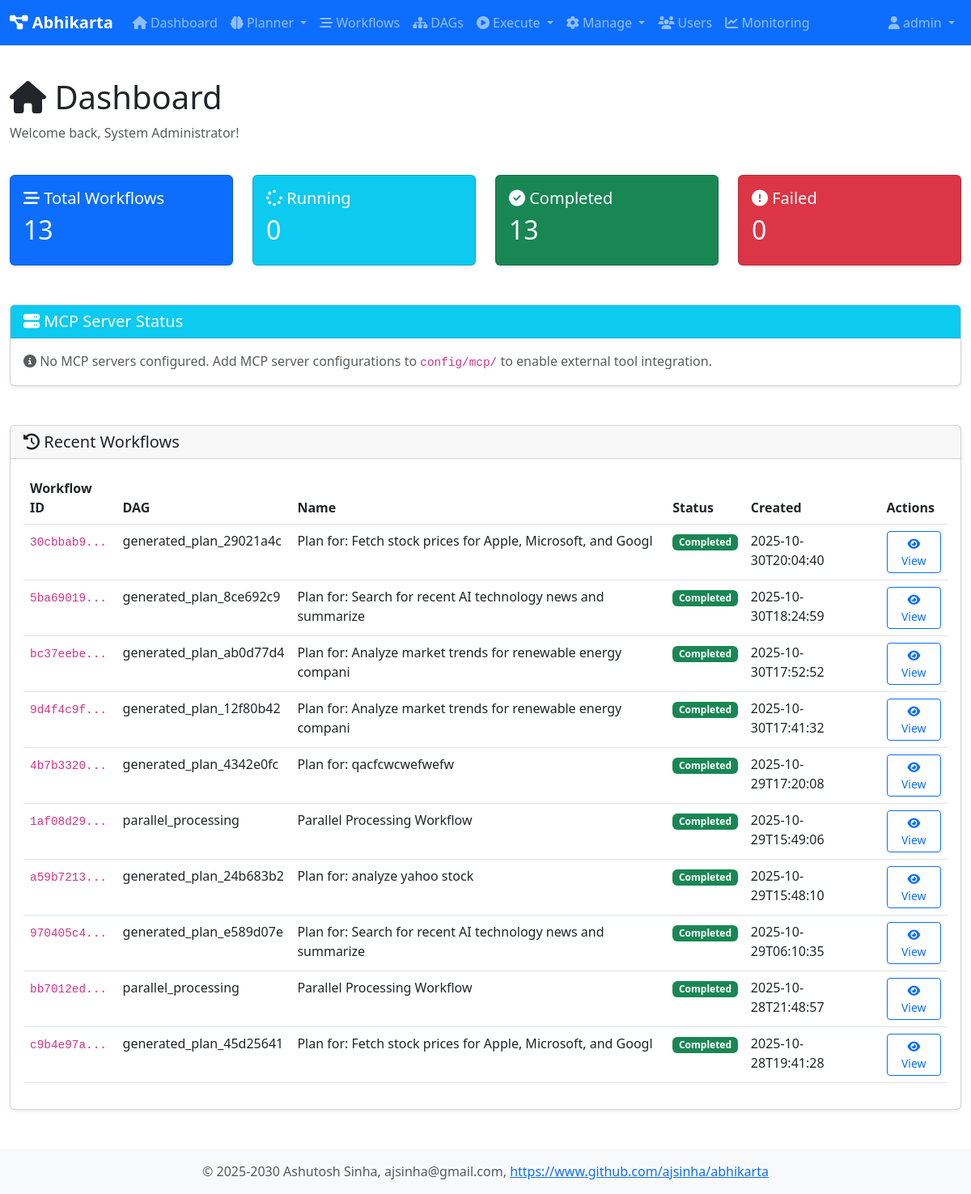
Before: /dashboard (signed in) with the older database file.
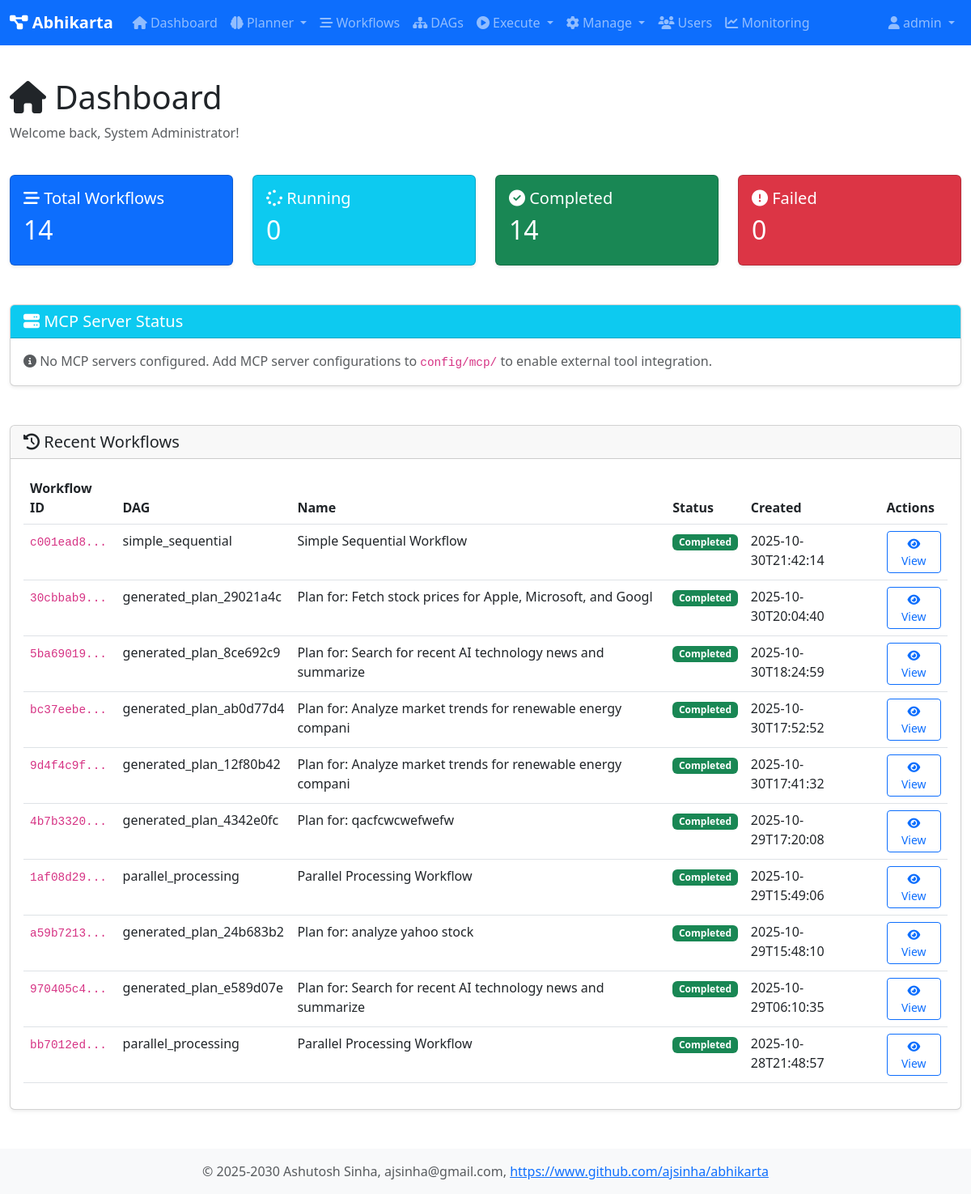
After: the same page with the newer database file.
### tables this page shows
CREATE TABLE workflows (
                workflow_id TEXT PRIMARY KEY,
                dag_id TEXT NOT NULL,
                session_id TEXT,
                name TEXT,
                description TEXT,
                status TEXT DEFAULT 'pending',
                created_at TEXT DEFAULT CURRENT_TIMESTAMP,
                started_at TEXT,
                completed_at TEXT,
                created_by TEXT,
                graph_json TEXT,
                result TEXT,
                error TEXT
            );

### web/app1.py (the view)
@app.route('/dashboard')
@login_required
def dashboard():
    user = user_registry.get_user(session['user_id'])
    db = get_db()
    total_workflows = db.fetchone("SELECT COUNT(*) as count FROM workflows")['count']
    running_workflows = db.fetchone("SELECT COUNT(*) as count FROM workflows WHERE status = 'running'")['count']
    completed_workflows = db.fetchone("SELECT COUNT(*) as count FROM workflows WHERE status = 'completed'")['count']
    failed_workflows = db.fetchone("SELECT COUNT(*) as count FROM workflows WHERE status = 'failed'")['count']
    recent_workflows = db.fetchall(
        "SELECT * FROM workflows ORDER BY created_at DESC LIMIT 10"
    )
    pending_hitl = orchestrator.get_pending_hitl_requests()
    mcp_servers = tool_registry.get_mcp_servers_status()
    return render_template('dashboard.html',
                         user=user,
                         total_workflows=total_workflows,
                         running_workflows=running_workflows,
                         completed_workflows=completed_workflows,
                         failed_workflows=failed_workflows,
                         recent_workflows=recent_workflows,
                         pending_hitl=len(pending_hitl),
                         mcp_servers=mcp_servers)

### core/user_registry.py (called while the page is built)
    def is_admin(self) -> bool:
        return self.role == 'admin'

    def get_user(self, user_id: str) -> Optional[User]:
        return self._users.get(user_id)

### db/database.py (called while the page is built)
def get_db() -> Database:
    global _db_instance
    if _db_instance is None:
        _db_instance = Database(db_type='sqlite', db_path='/home/ashutosh/PycharmProjects/abhikarta/data/abhikarta.db')
        _db_instance.initialize_schema()
    return _db_instance

    @contextmanager
    def get_connection(self):
        conn = None
        try:
            if self.db_type == 'sqlite':
                conn = sqlite3.connect(self.db_path)
                conn.row_factory = sqlite3.Row
            elif self.db_type == 'postgresql':
                import psycopg2
                import psycopg2.extras
                conn = psycopg2.connect(**self.pg_params)
                conn.cursor_factory = psycopg2.extras.RealDictCursor
            yield conn
            conn.commit()
        except Exception as e:
            if conn:
                conn.rollback()
            raise e
        finally:
            if conn:
                conn.close()

    def fetchone(self, query: str, params: Tuple = ()) -> Optional[Dict[str, Any]]:
        with self.get_connection() as conn:
            cursor = conn.cursor()
            cursor.execute(query, params)
            row = cursor.fetchone()
            return dict(row) if row else None

    def fetchall(self, query: str, params: Tuple = ()) -> List[Dict[str, Any]]:
        with self.get_connection() as conn:
            cursor = conn.cursor()
            cursor.execute(query, params)
            rows = cursor.fetchall()
            return [dict(row) for row in rows]

### tools/tool_registry.py (called while the page is built, shortened)
    def get_mcp_servers_status(self) -> List[Dict[str, Any]]:
        import time
        mcp_servers = []
        if not os.path.exists(self._mcp_config_dir):
            return mcp_servers

### web/app1.py (called while the page is built)
def login_required(f):
    @wraps(f)
    def decorated_function(*args, **kwargs):
        if 'user_id' not in session:
            return redirect(url_for('login'))
        return f(*args, **kwargs)
    return decorated_function

### web/templates/dashboard.html (shortened to what this page needs)
{% extends "base.html" %}
{% block content %}
<div class="row mb-4">
    <div class="col">
        <h1><i class="fas fa-home"></i> Dashboard</h1>
        <p class="text-muted">Welcome back, {{ user.full_name }}!</p>
    </div>
</div>
<div class="row mb-4">
    <div class="col-md-3">
        <div class="card text-white bg-primary">
            <div class="card-body">
                <h5 class="card-title"><i class="fas fa-stream"></i> Total Workflows</h5>
                <h2>{{ total_workflows }}</h2>
            </div>
        </div>
    </div>
    <div class="col-md-3">
        <div class="card text-white bg-info">
            <div class="card-body">
                <h5 class="card-title"><i class="fas fa-spinner"></i> Running</h5>
                <h2>{{ running_workflows }}</h2>
            </div>
        </div>
    </div>
    <div class="col-md-3">
        <div class="card text-white bg-success">
            <div class="card-body">
                <h5 class="card-title"><i class="fas fa-check-circle"></i> Completed</h5>
                <h2>{{ completed_workflows }}</h2>
            </div>
        </div>
    </div>
    <div class="col-md-3">
        <div class="card text-white bg-danger">
            <div class="card-body">
                <h5 class="card-title"><i class="fas fa-exclamation-circle"></i> Failed</h5>
                <h2>{{ failed_workflows }}</h2>
            </div>
        </div>
    </div>
</div>
<div class="row mb-4">
    <div class="col-12">
        <div class="card">
            <div class="card-header bg-info text-white">
                <h5 class="mb-0"><i class="fas fa-server"></i> MCP Server Status</h5>
            </div>
            <div class="card-body">
                {% if mcp_servers %}
                <div class="row">
                    {% for server in mcp_servers %}
                    <div class="col-md-4 mb-3">
                        <div class="card border-{{ 'success' if server.status == 'online' else 'danger' }}">
                            <div class="card-body">
                                <div class="d-flex justify-content-between align-items-center mb-2">
                                    <h6 class="mb-0"><i class="fas fa-cube"></i> {{ server.name }}</h6>
                                    {% if server.status == 'online' %}
                                        <span class="badge bg-success"><i class="fas fa-check-circle"></i> Online</span>
                                    {% else %}
                                        <span class="badge bg-danger"><i class="fas fa-times-circle"></i> Offline</span>
                                    {% endif %}
                                </div>
                                <p class="small text-muted mb-2">
                                    <i class="fas fa-link"></i> {{ server.url }}
                                </p>
                                <div class="small">
                                    <strong>Tools:</strong> {{ server.tool_count }}
                                    {% if server.status == 'online' %}
                                        <br><strong>Response Time:</strong> {{ server.response_time }}ms
                                    {% endif %}
                                </div>
                            </div>
                        </div>
                    </div>
                    {% endfor %}
                </div>
                <div class="text-end">
                    <button class="btn btn-sm btn-outline-secondary" onclick="refreshMCPStatus()">
                        <i class="fas fa-sync-alt"></i> Refresh Status
                    </button>
                </div>
                {% else %}
                <p class="text-muted mb-0">
                    <i class="fas fa-info-circle"></i> No MCP servers configured.
                    Add MCP server configurations to <code>config/mcp/</code> to enable external tool integration.
                </p>
                {% endif %}
            </div>
        </div>
    </div>
</div>
<div class="row">
    <div class="col-12">
        <div class="card">
            <div class="card-header">
                <h5 class="mb-0"><i class="fas fa-history"></i> Recent Workflows</h5>
            </div>
            <div class="card-body">
                {% if recent_workflows %}
                <div class="table-responsive">
                    <table class="table table-hover">
                        <thead>
                            <tr>
                                <th>Workflow ID</th>
                                <th>DAG</th>
                                <th>Name</th>
                                <th>Status</th>
                                <th>Created</th>
                                <th>Actions</th>
                            </tr>
                        </thead>
                        <tbody>
                            {% for workflow in recent_workflows %}
                            <tr>
                                <td><code>{{ workflow.workflow_id[:8] }}...</code></td>
                                <td>{{ workflow.dag_id }}</td>
                                <td>{{ workflow.name or 'N/A' }}</td>
                                <td>
                                    {% if workflow.status == 'running' %}
                                        <span class="badge bg-info">Running</span>
                                    {% elif workflow.status == 'completed' %}
                                        <span class="badge bg-success">Completed</span>
                                    {% elif workflow.status == 'failed' %}
                                        <span class="badge bg-danger">Failed</span>
                                    {% else %}
                                        <span class="badge bg-secondary">{{ workflow.status }}</span>
                                    {% endif %}
                                </td>
                                <td>{{ workflow.created_at[:19] }}</td>
                                <td>
                                    <a href="{{ url_for('workflow_detail', workflow_id=workflow.workflow_id) }}"
                                       class="btn btn-sm btn-outline-primary">
                                        <i class="fas fa-eye"></i> View
                                    </a>
                                </td>
                            </tr>
                            {% endfor %}
                        </tbody>
                    </table>
                </div>
                {% else %}
                <p class="text-muted">No workflows yet. <a href="{{ url_for('dags') }}">Execute a DAG</a> to get started.</p>
                {% endif %}
            </div>
        </div>
    </div>
</div>
{% endblock %}

### web/templates/base.html (shortened to what this page needs)
<!DOCTYPE html>
<html lang="en">
<head>
    <link href="https://cdn.jsdelivr.net/npm/bootstrap@5.3.0/dist/css/bootstrap.min.css" rel="stylesheet">
    <link rel="stylesheet" href="https://cdnjs.cloudflare.com/ajax/libs/font-awesome/6.4.0/css/all.min.css">
    <link href="{{ url_for('static', filename='css/style.css') }}" rel="stylesheet">
</head>
<body>
    {% if user %}
    <nav class="navbar navbar-expand-lg navbar-dark bg-primary">
        <div class="container-fluid">
            <a class="navbar-brand" href="{{ url_for('dashboard') }}">
                <i class="fas fa-project-diagram"></i> Abhikarta
            </a>
            <div class="collapse navbar-collapse" id="navbarNav">
                <ul class="navbar-nav me-auto">
                    <li class="nav-item">
                        <a class="nav-link" href="{{ url_for('dashboard') }}">
                            <i class="fas fa-home"></i> Dashboard
                        </a>
                    </li>
                    <li class="nav-item dropdown">
                        <a class="nav-link dropdown-toggle" href="#" id="plannerDropdown" role="button" data-bs-toggle="dropdown">
                            <i class="fas fa-brain"></i> Planner
                        </a>
                    </li>
                    <li class="nav-item">
                        <a class="nav-link" href="{{ url_for('workflows') }}">
                            <i class="fas fa-stream"></i> Workflows
                        </a>
                    </li>
                    <li class="nav-item">
                        <a class="nav-link" href="{{ url_for('dags') }}">
                            <i class="fas fa-sitemap"></i> DAGs
                        </a>
                    </li>
                    <li class="nav-item dropdown">
                        <a class="nav-link dropdown-toggle" href="#" id="executeDropdown" role="button" data-bs-toggle="dropdown">
                            <i class="fas fa-play-circle"></i> Execute
                        </a>
                    </li>
                    <li class="nav-item dropdown">
                        <a class="nav-link dropdown-toggle" href="#" id="manageDropdown" role="button" data-bs-toggle="dropdown">
                            <i class="fas fa-cog"></i> Manage
                        </a>
                    </li>
                    {% if user.is_admin() %}
                    <li class="nav-item">
                        <a class="nav-link" href="{{ url_for('users') }}">
                            <i class="fas fa-users"></i> Users
                        </a>
                    </li>
                    <li class="nav-item">
                        <a class="nav-link" href="{{ url_for('monitoring_dashboard') }}">
                            <i class="fas fa-chart-line"></i> Monitoring
                        </a>
                    </li>
                    {% endif %}
                </ul>
                <ul class="navbar-nav">
                    <li class="nav-item dropdown">
                        <a class="nav-link dropdown-toggle" href="#" id="userDropdown" role="button" data-bs-toggle="dropdown">
                            <i class="fas fa-user"></i> {{ user.username }}
                        </a>
                    </li>
                </ul>
            </div>
        </div>
    </nav>
    {% endif %}
    <main class="container-fluid py-4">
        {% block content %}{% endblock %}
    </main>
    <footer class="footer mt-auto py-3 bg-light">
        <div class="container text-center">
            <span class="text-muted">© 2025-2030 Ashutosh Sinha, ajsinha@gmail.com,
                <a href="https://www.github.com/ajsinha/abhikarta" target="_blank">https://www.github.com/ajsinha/abhikarta</a>
            </span>
        </div>
    </footer>
</body>
</html>

### web/static/css/style.css (style rules this page uses)
body { min-height: 100vh; display: flex; flex-direction: column; }
main { flex: 1; }
.footer { margin-top: auto; }
.card { margin-bottom: 1.5rem; box-shadow: 0 0.125rem 0.25rem rgba(0,0,0,.075); }
code { font-size: 90%; }
.navbar-brand { font-weight: bold; }

Changed rows visible on the page:
no longer on this page (row unchanged): workflows: workflow_id "c9b4e97a", dag_id "generated_plan_45d25641", name "Plan for: Fetch stock prices for Apple, Microsoft, and Googl", status "Completed", created_at "2025-10-28T19:41:28"
added workflows: workflow_id "c001ead8", dag_id "simple_sequential", name "Simple Sequential Workflow", status "Completed", created_at "2025-10-30T21:42:14"
Other visible differences:
{{ total_workflows }}: "13" → "14"
{{ completed_workflows }}: "13" → "14"
